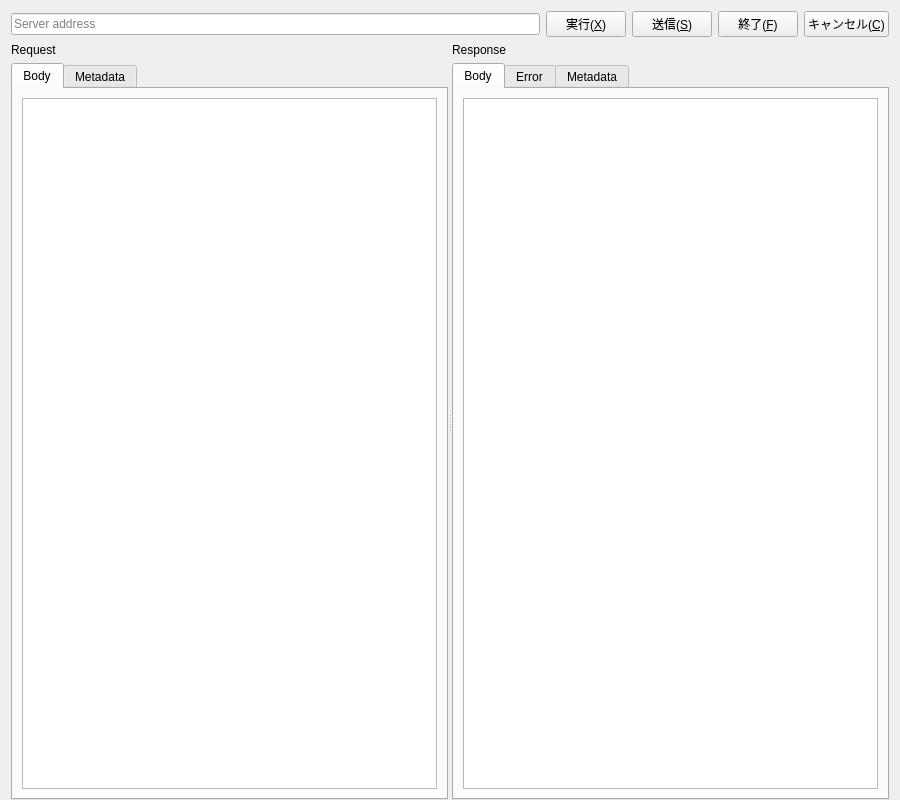
<?xml version="1.0" encoding="UTF-8"?>
<ui version="4.0">
 <class>Editor</class>
 <widget class="QWidget" name="Editor">
  <property name="geometry">
   <rect>
    <x>0</x>
    <y>0</y>
    <width>900</width>
    <height>800</height>
   </rect>
  </property>
  <property name="windowTitle">
   <string>Form</string>
  </property>
  <layout class="QVBoxLayout" name="verticalLayout">
   <property name="bottomMargin">
    <number>0</number>
   </property>
   <item>
    <layout class="QHBoxLayout" name="horizontalLayout">
     <item>
      <widget class="QLineEdit" name="serverAddressEdit">
       <property name="placeholderText">
        <string>Server address</string>
       </property>
      </widget>
     </item>
     <item>
      <widget class="QPushButton" name="executeButton">
       <property name="text">
        <string>実行(&amp;X)</string>
       </property>
       <property name="icon">
        <iconset theme="go-next">
         <normaloff>.</normaloff>.</iconset>
       </property>
      </widget>
     </item>
     <item>
      <widget class="QPushButton" name="sendButton">
       <property name="text">
        <string>送信(&amp;S)</string>
       </property>
       <property name="icon">
        <iconset theme="go-next"/>
       </property>
      </widget>
     </item>
     <item>
      <widget class="QPushButton" name="finishButton">
       <property name="text">
        <string>終了(&amp;F)</string>
       </property>
       <property name="icon">
        <iconset theme="dialog-ok"/>
       </property>
      </widget>
     </item>
     <item>
      <widget class="QPushButton" name="cancelButton">
       <property name="text">
        <string>キャンセル(&amp;C)</string>
       </property>
       <property name="icon">
        <iconset theme="dialog-cancel"/>
       </property>
      </widget>
     </item>
    </layout>
   </item>
   <item>
    <widget class="QSplitter" name="splitter">
     <property name="sizePolicy">
      <sizepolicy hsizetype="Expanding" vsizetype="Expanding">
       <horstretch>0</horstretch>
       <verstretch>0</verstretch>
      </sizepolicy>
     </property>
     <property name="orientation">
      <enum>Qt::Horizontal</enum>
     </property>
     <widget class="QWidget" name="verticalWidget_2" native="true">
      <property name="sizePolicy">
       <sizepolicy hsizetype="Preferred" vsizetype="Preferred">
        <horstretch>1</horstretch>
        <verstretch>0</verstretch>
       </sizepolicy>
      </property>
      <layout class="QVBoxLayout" name="verticalLayout_7">
       <property name="leftMargin">
        <number>0</number>
       </property>
       <property name="bottomMargin">
        <number>0</number>
       </property>
       <item>
        <widget class="QLabel" name="label_2">
         <property name="text">
          <string>Request</string>
         </property>
        </widget>
       </item>
       <item>
        <widget class="QTabWidget" name="tabWidget">
         <property name="currentIndex">
          <number>0</number>
         </property>
         <widget class="QWidget" name="requestBodyTab">
          <attribute name="title">
           <string>Body</string>
          </attribute>
          <layout class="QVBoxLayout" name="verticalLayout_9">
           <item>
            <widget class="QTextEdit" name="requestEdit"/>
           </item>
          </layout>
         </widget>
         <widget class="QWidget" name="requestMetadataTab">
          <attribute name="title">
           <string>Metadata</string>
          </attribute>
          <layout class="QVBoxLayout" name="verticalLayout_10">
           <item>
            <widget class="QTextEdit" name="requestMetadataEdit">
             <property name="placeholderText">
              <string>{&quot;text-meta&quot;: &quot;value&quot;, &quot;binary-meta-bin&quot;: &quot;base64 value&quot;, ...}</string>
             </property>
            </widget>
           </item>
          </layout>
         </widget>
        </widget>
       </item>
      </layout>
     </widget>
     <widget class="QWidget" name="verticalWidget" native="true">
      <property name="sizePolicy">
       <sizepolicy hsizetype="Preferred" vsizetype="Preferred">
        <horstretch>1</horstretch>
        <verstretch>0</verstretch>
       </sizepolicy>
      </property>
      <layout class="QVBoxLayout" name="verticalLayout_4">
       <property name="leftMargin">
        <number>0</number>
       </property>
       <property name="rightMargin">
        <number>0</number>
       </property>
       <property name="bottomMargin">
        <number>0</number>
       </property>
       <item>
        <widget class="QLabel" name="label">
         <property name="text">
          <string>Response</string>
         </property>
        </widget>
       </item>
       <item>
        <widget class="QTabWidget" name="responseTabs">
         <property name="currentIndex">
          <number>0</number>
         </property>
         <widget class="QWidget" name="responseBodyTab">
          <attribute name="title">
           <string>Body</string>
          </attribute>
          <layout class="QVBoxLayout" name="verticalLayout_2">
           <item>
            <widget class="QTextEdit" name="responseEdit">
             <property name="readOnly">
              <bool>true</bool>
             </property>
            </widget>
           </item>
          </layout>
         </widget>
         <widget class="QWidget" name="responseErrorTab">
          <attribute name="title">
           <string>Error</string>
          </attribute>
          <layout class="QVBoxLayout" name="verticalLayout_5">
           <item>
            <widget class="QLabel" name="label_3">
             <property name="sizePolicy">
              <sizepolicy hsizetype="Preferred" vsizetype="Preferred">
               <horstretch>0</horstretch>
               <verstretch>0</verstretch>
              </sizepolicy>
             </property>
             <property name="font">
              <font>
               <weight>50</weight>
               <bold>false</bold>
               <underline>true</underline>
              </font>
             </property>
             <property name="text">
              <string>Error Code</string>
             </property>
            </widget>
           </item>
           <item>
            <widget class="QLabel" name="errorCodeLabel">
             <property name="cursor">
              <cursorShape>IBeamCursor</cursorShape>
             </property>
             <property name="text">
              <string>UNKNOWN (2)</string>
             </property>
             <property name="textInteractionFlags">
              <set>Qt::LinksAccessibleByMouse|Qt::TextSelectableByMouse</set>
             </property>
            </widget>
           </item>
           <item>
            <spacer name="verticalSpacer_2">
             <property name="orientation">
              <enum>Qt::Vertical</enum>
             </property>
             <property name="sizeType">
              <enum>QSizePolicy::Fixed</enum>
             </property>
             <property name="sizeHint" stdset="0">
              <size>
               <width>0</width>
               <height>8</height>
              </size>
             </property>
            </spacer>
           </item>
           <item>
            <widget class="QLabel" name="label_4">
             <property name="font">
              <font>
               <underline>true</underline>
              </font>
             </property>
             <property name="text">
              <string>Message</string>
             </property>
            </widget>
           </item>
           <item>
            <widget class="QLabel" name="errorMessageLabel">
             <property name="cursor">
              <cursorShape>IBeamCursor</cursorShape>
             </property>
             <property name="text">
              <string>Lorem ipsum</string>
             </property>
             <property name="wordWrap">
              <bool>true</bool>
             </property>
             <property name="textInteractionFlags">
              <set>Qt::LinksAccessibleByMouse|Qt::TextSelectableByMouse</set>
             </property>
            </widget>
           </item>
           <item>
            <spacer name="verticalSpacer_3">
             <property name="orientation">
              <enum>Qt::Vertical</enum>
             </property>
             <property name="sizeType">
              <enum>QSizePolicy::Fixed</enum>
             </property>
             <property name="sizeHint" stdset="0">
              <size>
               <width>20</width>
               <height>8</height>
              </size>
             </property>
            </spacer>
           </item>
           <item>
            <widget class="QLabel" name="label_6">
             <property name="font">
              <font>
               <underline>true</underline>
              </font>
             </property>
             <property name="text">
              <string>Details</string>
             </property>
            </widget>
           </item>
           <item>
            <widget class="QTextEdit" name="errorDetailsEdit">
             <property name="readOnly">
              <bool>true</bool>
             </property>
            </widget>
           </item>
          </layout>
         </widget>
         <widget class="QWidget" name="responseMetadataTab">
          <attribute name="title">
           <string>Metadata</string>
          </attribute>
          <layout class="QVBoxLayout" name="verticalLayout_6">
           <item>
            <widget class="QTableWidget" name="responseMetadataTable">
             <property name="editTriggers">
              <set>QAbstractItemView::NoEditTriggers</set>
             </property>
             <property name="columnCount">
              <number>2</number>
             </property>
             <attribute name="verticalHeaderVisible">
              <bool>false</bool>
             </attribute>
             <column/>
             <column/>
            </widget>
           </item>
          </layout>
         </widget>
        </widget>
       </item>
      </layout>
     </widget>
    </widget>
   </item>
  </layout>
 </widget>
 <resources/>
 <connections/>
</ui>
